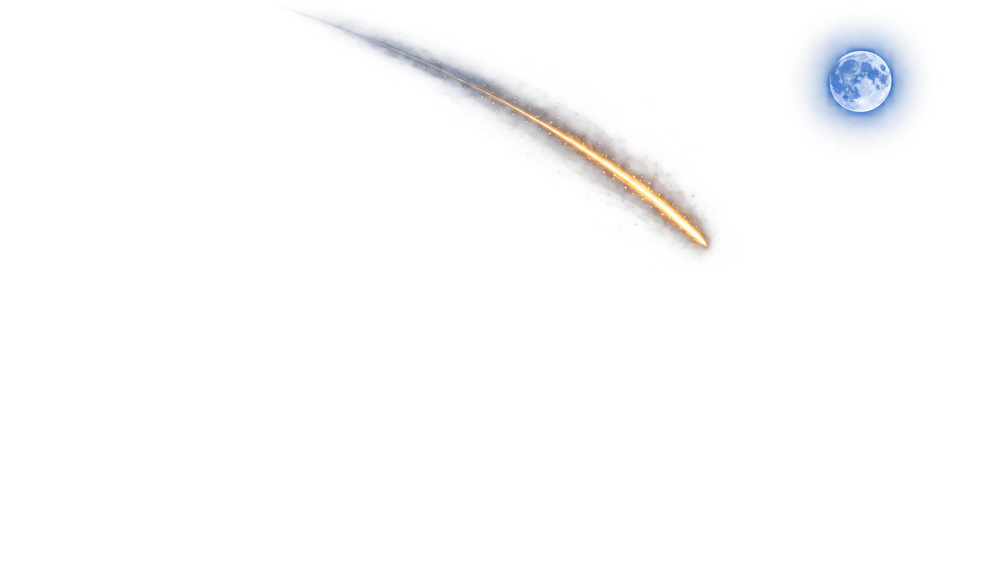
#> input picture assets/background/basic_effect.png, 1000 x 563 px, shrunk from 1672 x 941 before the run
$ python clean_background_layers.py
#> lines starting #> are read from the running program, lines starting #| are printed output that depends on the picture
"""assets/background/ 의 mid/near/effect 레이어 중 배경이 제대로 투명화되지 않은
파일들을 정리한다 (far 레이어는 원래부터 불투명 배경 그림이라 대상에서 제외).

증상 두 가지:
1) RGB 모드(알파 채널 자체가 없음) - 실제로는 흰색/체크무늬 배경이 그대로 박혀있음.
2) RGBA인데 테두리 알파가 어중간하게 남아있음(완전 투명도 완전 불투명도 아님) - 흐릿한
   반투명 안개처럼 배경이 남아 캔버스에 겹쳐 그리면 뿌옇게 보임.

두 경우 모두 흰 배경 위에 합성해 RGB로 평탄화한 뒤, extract_obstacles_v3.py와 동일한
"테두리 flood-fill" 방식으로 배경만 다시 투명화한다(아이콘/그림 내부의 흰 하이라이트는
테두리와 연결되지 않아 보존됨).
"""
import glob
import os
import numpy as np
from PIL import Image
from scipy import ndimage

BG_DIR = "assets/background"
TARGET_SUFFIXES = ("_mid.png", "_near.png", "_effect.png")
SKIP_FILES = {"room.png", "shop.png"}

def flatten_to_rgb(img):
    if img.mode == "RGBA":
        base = Image.new("RGB", img.size, (255, 255, 255))
        base.paste(img, mask=img.split()[-1])
        return np.array(base)
    return np.array(img.convert("RGB"))

def border_flood_remove(rgb_arr, small_island_max=300):
    diff = np.abs(rgb_arr.astype(int) - 255).sum(axis=2)
    # 임계값 100: 체크무늬 배경엔 diff 0~97 범위에 걸친 미세한 노이즈가 섞여 있어(실측:
    # basic_near.png 하늘 영역 diff 최대 97), extract_obstacles_v3.py의 45나 1차 시도한
    # 65로는 하늘 곳곳에 작은 불투명 반점이 남았다. 100까지 올리면 하늘 노이즈는 전부
    # 잡히고, 실제 전경(잔디/바위) 안쪽은 diff가 훨씬 커서(150 이상 다수) 영향이 적다 -
    # 다만 전경 가장자리의 미세한 안티에일리어싱 일부가 함께 잘려나갈 수 있다(허용 가능한
    # 트레이드오프로 판단, 아래 small_island_max와 함께 이중 안전장치).
    bgish = diff < 100
    labeled_bg, n = ndimage.label(bgish, structure=np.ones((3, 3)))
    border_labels = (set(labeled_bg[0, :].tolist()) | set(labeled_bg[-1, :].tolist()) |
                      set(labeled_bg[:, 0].tolist()) | set(labeled_bg[:, -1].tolist()))
    border_labels.discard(0)
    # 체크무늬 잔여 노이즈가 완벽히 균일하지 않아, 테두리 flood-fill이 중간에 끊겨 고립된
    # "섬"으로 남는 작은 배경 조각들이 있었다(실측: 하늘 한복판에 불투명한 흰 점들이 남음 -
    # basic_near.png 기준 노이즈 섬 최대 121px, 실제 그림 내용은 25만px대 - 격차가 커서
    # 300px 컷오프로도 실제 그림 요소를 잘라낼 위험은 낮다). 테두리에 안 닿아도 면적이
    # 작으면 배경으로 간주해 함께 투명화한다.
    if n:
        sizes = ndimage.sum(np.ones_like(bgish), labeled_bg, range(1, n + 1))
        keep_labels = set(border_labels)
        for lbl in range(1, n + 1):
            if lbl not in keep_labels and sizes[lbl - 1] <= small_island_max:
                keep_labels.add(lbl)
    else:
        keep_labels = border_labels
    bg_connected = np.isin(labeled_bg, list(keep_labels)) if keep_labels else np.zeros_like(bgish, dtype=bool)
    # extract_obstacles_v3.py처럼 diff 기반 "부드러운" 알파를 쓰면, 이 체크무늬 배경의 두 색상
    # (연한 회색 vs 거의 흰색)이 diff 값 자체가 서로 달라 반투명도가 다르게 남는다 - 그 결과
    # 알파 채널 자체에 체크무늬가 그대로 구워지는 문제가 있었다(실측 확인). 여기서는 배경으로
    # 판정된 영역은 예외 없이 완전 투명(0)으로 하드 컷한다 - 실제 그림 경계의 미세한 안티에일리어싱
    # 보존보다 체크무늬 잔상 제거가 우선.
    alpha = np.where(bg_connected, 0, 255).astype(np.uint8)
    return np.dstack([rgb_arr, alpha]).astype(np.uint8)

def needs_cleanup(img):
    if img.mode != "RGBA":
        return True
    a = np.array(img.split()[-1])
    border = np.concatenate([a[0, :], a[-1, :], a[:, 0], a[:, -1]])
    return border.mean() >= 50  # 이미 충분히 투명하면 건드리지 않는다

def main():
    files = sorted(glob.glob(f"{BG_DIR}/*.png"))
    for path in files:
        name = os.path.basename(path)
        if name in SKIP_FILES or not name.endswith(TARGET_SUFFIXES):
            continue
        img = Image.open(path)
#> img is the input picture: PIL image 1000x563 RGBA; mean R, G, B, A 6.5, 7.6, 10.3, 6.1
        if not needs_cleanup(img):
#> in needs_cleanup, `a = np.array(img.split()[-1])`:
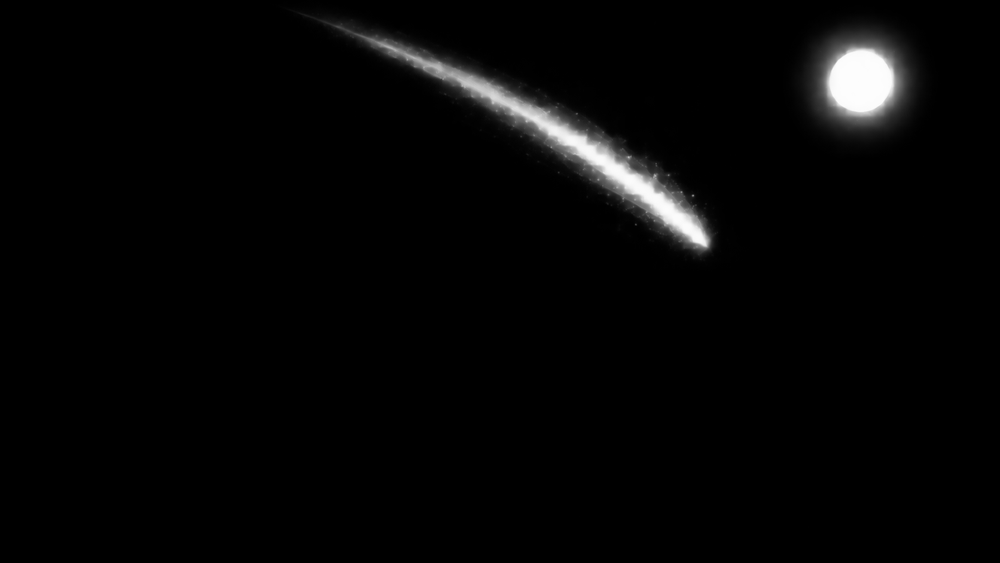
#> a: shape (563, 1000); min 0, max 253, mean 6.1
#> in needs_cleanup, `border = np.concatenate([a[0, :], a[-1, :], a[:, 0], a[:, -1]])`: border = 3126 values, max 1 at index 307, min 0 at index 0, mean 0.0016
            print(f"skip (already clean): {name}")
            continue
        rgb = flatten_to_rgb(img)
        rgba = border_flood_remove(rgb)
        Image.fromarray(rgba, "RGBA").save(path)
        print(f"cleaned: {name}")
#> pass 2 of the loop in main, `for path in files:`:
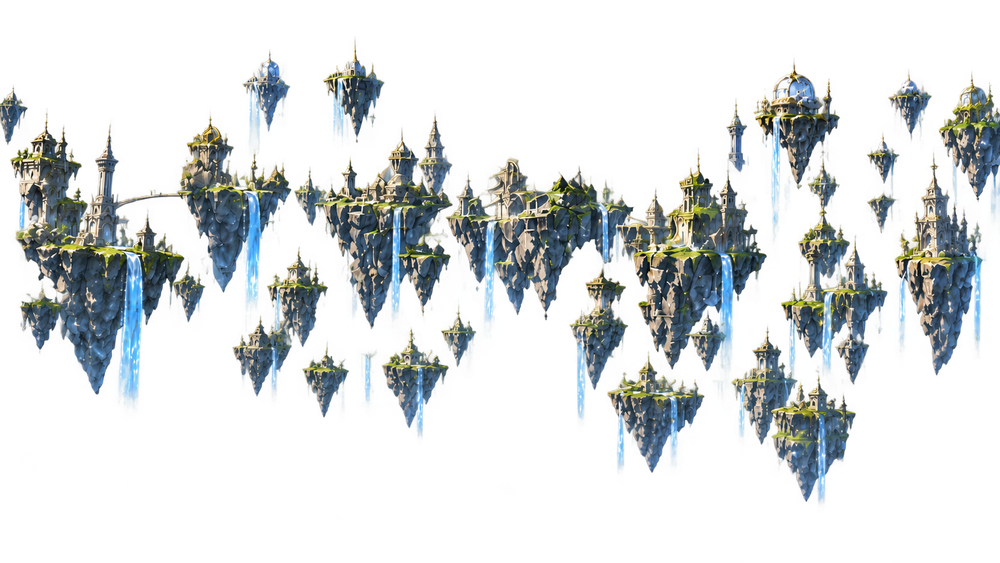
#> input picture assets/background/cloud_mid.png, 1000 x 563 px, shrunk from 1672 x 941 before the run
#> in main, img is the input picture: PIL image 1000x563 RGBA; mean R, G, B, A 39.1, 47.8, 48.4, 62.5
#> in needs_cleanup (call 2), `a = np.array(img.split()[-1])`:
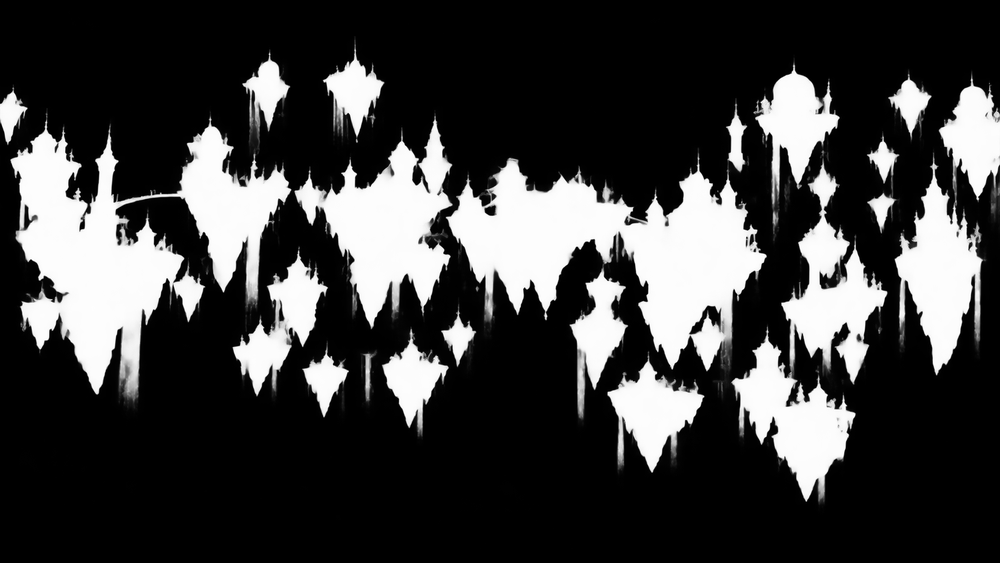
#> a: shape (563, 1000); min 0, max 255, mean 62.5
#> border = 3126 values, max 252 at index 2695, min 0 at index 0, mean 6.07
#| skip (already clean): cloud_mid.png

if __name__ == "__main__":
    main()
